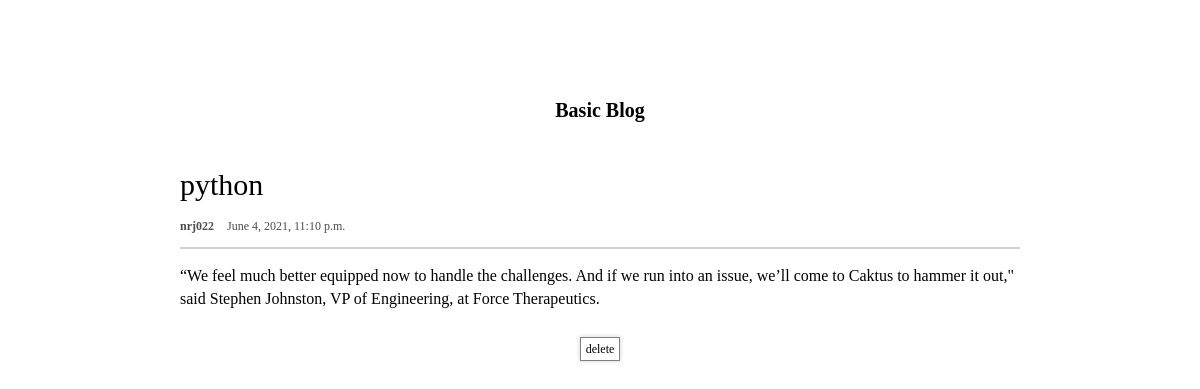
The app's page /post/2/ with its own data.
### blog/models.py (models this page shows, shortened)
class Post(models.Model):
    category = models.CharField(max_length=50, default = "coding")
    author = models.ForeignKey(settings.AUTH_USER_MODEL, on_delete=models.CASCADE)
    title = models.CharField(max_length=200)
    text = models.TextField()
    created_date = models.DateTimeField(
            default=timezone.now)
    published_date = models.DateTimeField(
            blank=True, null=True)

### blog/views.py (the view)
# urls.py: path('post/<int:pk>/', views.post_detail, name='post_detail'),
def post_detail(request, pk):
    post = get_object_or_404(Post, pk=pk)
    return render(request, 'blog/post_detail.html', {'post':post})

### blog/templates/blog/post_detail.html
{% extends 'blog/base.html'%} {% block content %}
<div class="container">
  <header class="post-detail__header">
    <h2 class="post-detail__title">{{ post.title }}</h2>
    <div class="post-detail__info">
      <span class="post-detail__info--author">{{ post.author }}</span>
      <span class="post-detail__info--date">{{ post.created_date }}</span>
    </div>
  </header>
  <div class="post-detail__text">{{ post.text|linebreaksbr }}</div>
</div>
<div class="btn-more">
  <a class="btn delete" href="{% url 'remove_post' pk=post.pk %}">delete</a>
</div>
{% endblock %}

### blog/static/css/index.css (style rules this page uses)
.btn { background-color: white; border: 1px solid grey; box-shadow: 0 0 5px lightgrey; padding: 4px 5px; font-size: 12px; }
body { display: flex; flex-direction: column; justify-content: center; align-items: center; }

### blog/static/css/main_board.css (style rules this page uses)
.container { width: 70%; }

### blog/static/css/post_detail.css (style rules this page uses)
.post-detail__header { margin-top: -20px; }
.post-detail__title { font-size: 30px; margin: 20px 0; }
.post-detail__info { color: rgb(78, 78, 78); font-size: 12px; }
.post-detail__info--author { font-weight: 700; margin-right: 10px; }
.post-detail__text { margin: 15px 0; padding: 15px 0; border-top: 2px solid lightgray; line-height: 23px; }

### records on screen
Post: title "python", author "nrj022", created_date "June 4, 2021, 11:10 p.m.", text "“We feel much better equipped now to handle the challenges. And if we run into an issue, we’ll come to Caktus to hammer it out,\" said Stephen Johnston, VP of Engineering, at Force Therapeutics."
